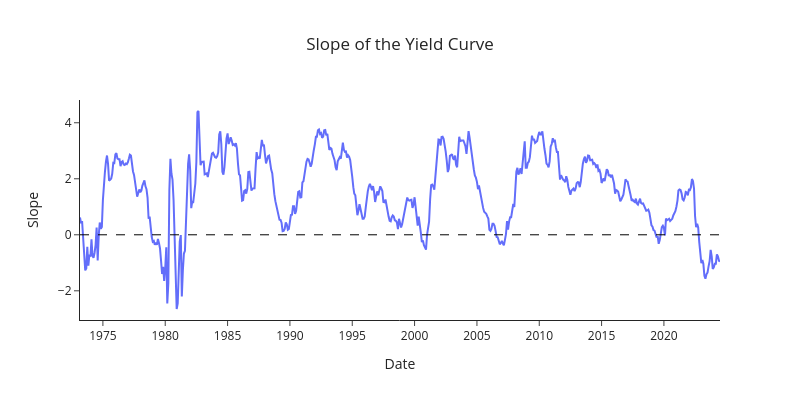

Write notebook code for a chart like this one.
### Markdown cell above
Below we plot the Slope variable, to see the yield curve inversions over time. All points below the black line are times when the yield curve was inverted.

### Code cell
plt = px.line(df, x="sasdate", y="Slope", title="Slope of the Yield Curve")

plt.update_layout(
    xaxis_title="Date",
    yaxis_title="Slope",
    title_x=0.5,
    font=dict(size=12),
    template='simple_white',
    colorway=px.colors.qualitative.Prism, 
    height = 400,
    width = 800
)

plt.update_xaxes(
    dtick="M60",         
    tickformat="%Y",   
)

plt.add_hline(
    y=0,
    line_color="black",
    line_dash="dash",
    line_width=1,
    layer="above", 
    opacity=1,
)
plt.show()

plt.write_image(f"{path_png}/slope_yield_curve.png", scale=2)

### Figure 1 — Plotly figure (JSON) as saved in the notebook; plotly's stock layout.template omitted (floating-point values rounded to 4 significant figures; data arrays with more than 128 entries replaced by an {"elided": "..."} marker saying what was removed)
{"data": [{"hovertemplate": "sasdate=%{x}<br>Slope=%{y}<extra></extra>", "legendgroup": "", "line": {"color": "#636efa", "dash": "solid"}, "marker": {"symbol": "circle"}, "mode": "lines", "name": "", "orientation": "v", "showlegend": false, "type": "scatter", "x": {"elided": "617 str values"}, "xaxis": "x", "y": {"elided": "617 float values"}, "yaxis": "y"}], "layout": {"colorway": ["rgb(95, 70, 144)", "rgb(29, 105, 150)", "rgb(56, 166, 165)", "rgb(15, 133, 84)", "rgb(115, 175, 72)", "rgb(237, 173, 8)", "rgb(225, 124, 5)", "rgb(204, 80, 62)", "rgb(148, 52, 110)", "rgb(111, 64, 112)", "rgb(102, 102, 102)"], "font": {"size": 12}, "height": 400, "legend": {"tracegroupgap": 0}, "shapes": [{"layer": "above", "line": {"color": "black", "dash": "dash", "width": 1}, "opacity": 1, "type": "line", "x0": 0, "x1": 1, "xref": "x domain", "y0": 0, "y1": 0, "yref": "y"}], "title": {"text": "Slope of the Yield Curve", "x": 0.5}, "width": 800, "xaxis": {"anchor": "y", "domain": [0, 1], "dtick": "M60", "tickformat": "%Y", "title": {"text": "Date"}}, "yaxis": {"anchor": "x", "domain": [0, 1], "title": {"text": "Slope"}}}}
